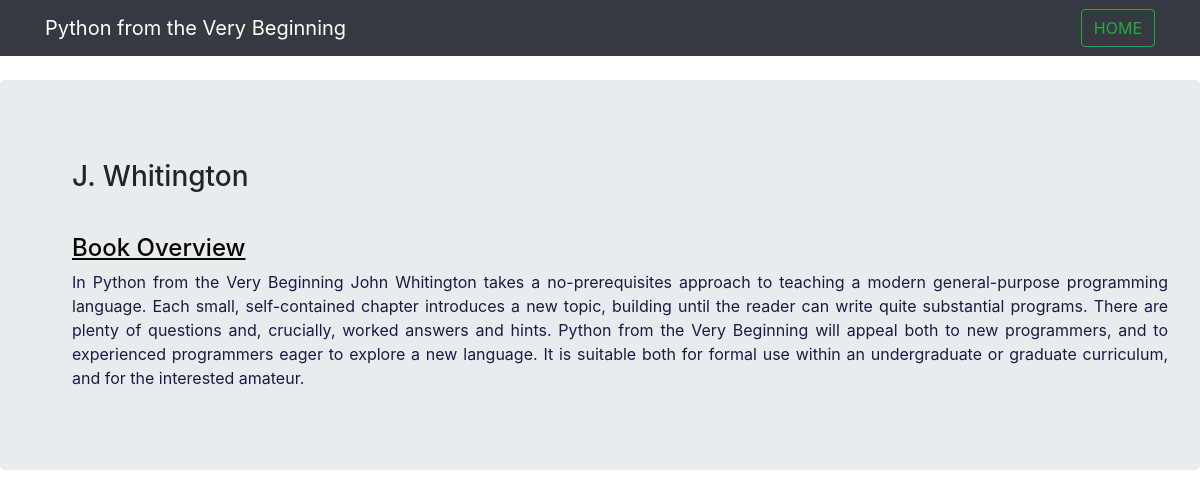
/data/python-from-the-very-beginning/, run on the app's committed database.
### pag_app/models.py (models this page shows, shortened)
class Blog_Website(models.Model):
    Author = models.CharField(max_length = 200)
    Title = models.CharField(max_length = 200)
    slug = models.SlugField(max_length = 200)
    Description = models.TextField()

### pag_app/views.py (the view)
# urls.py: path('data/<slug:slug>/', views.Display_Data.as_view(), name = "hello"),
class Display_Data(DetailView):
    model = Blog_Website

### template/pag_app/blog_website_detail.html (shortened to what this page needs)
<!DOCTYPE html>
<html lang="en">
<head>
    <link rel="stylesheet" href="https://maxcdn.bootstrapcdn.com/bootstrap/4.0.0/css/bootstrap.min.css">
</head>
<body>
    <nav class="navbar navbar-expand-lg navbar-light bg-dark">
        <div class = "container">
            <span class="navbar-brand mb-0 display-h1 text-white">{{blog_website.Title}}</span>
            <ul class="navbar-nav">
                <form class = "form-inline">
                    <a href='/home'><button class="btn btn-outline-success" type="button">HOME</button></a>
                </form>
            </ul>
        </div>
    </nav><br>
    <div class = "jumbotron">
        <ul>
            <p style="color: rgb(59, 151, 176); text-align:justify;">
                <h3>{{blog_website.Author}}</h3>
            </p><br>
            <h4 style="color: rgb(9, 7, 2); text-decoration-line: underline; text-align: justify;">
            Book Overview</h4>
            <p style="color: rgb(30, 24, 69); text-align:justify;">
                {{blog_website.Description}}</p>
        </ul>
    </div>
</body>
</html>

### data on the page
Blog_Website: Title "Python from the Very Beginning", Author "J. Whitington", Description "In Python from the Very Beginning John Whitington takes a no-prerequisites approach to teaching a modern general-purpose programming language. Each small, self-contained chapter introduces a new topic, building until the reader can write quite substantial programs. There are plenty of questions and, crucially, worked answers and hints. Python from the Very Beginning will appeal both to new programmers, and to experienced programmers eager to explore a new language. It is suitable both for formal use within an undergraduate or graduate curriculum, and for the interested amateur."
